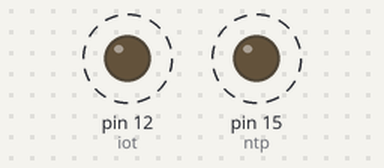
The sketch below on a simulated Arduino Uno, built with avr-gcc and run on an emulated ATmega328P. Parts: output pins drawn as LEDs (lit = HIGH). Dashed ring = blinking.

Above: at 0.2 s.
Timing chart, 0 to 3.0 s (numbered marks = the images above):
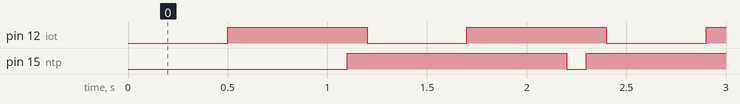

The sketch:

function1.ino
```cpp
int iot = 12;
int ntp = 15;

void setup() {
  pinMode(iot, OUTPUT);
  pinMode(ntp, OUTPUT);
}

void loop() {
  iotblink();
  ntpblink(100);
}

void iotblink(void)
//blink=กระพิบ
//ไม่รับค่าเข้าไม่ส่งค่าออก
{
  digitalWrite(iot, LOW);
  delay (500);
  digitalWrite(iot, HIGH);
  delay(500);

}
void ntpblink(int value){
  //ไม่รับค่าเข้า ไม่ส่งค่าออก
  digitalWrite(ntp, LOW);
  delay(value);
  digitalWrite(ntp, HIGH);
  delay(value);

  }
```

Measured:
- by itself, pin 12 (iot): alternates HIGH for 0.70 s and LOW for 0.50 s
- by itself, pin 15 (ntp): alternates HIGH for 1.1 s and LOW for 0.10 s
- by itself, everything shown: repeats every 15.6 s, in 52 steps
